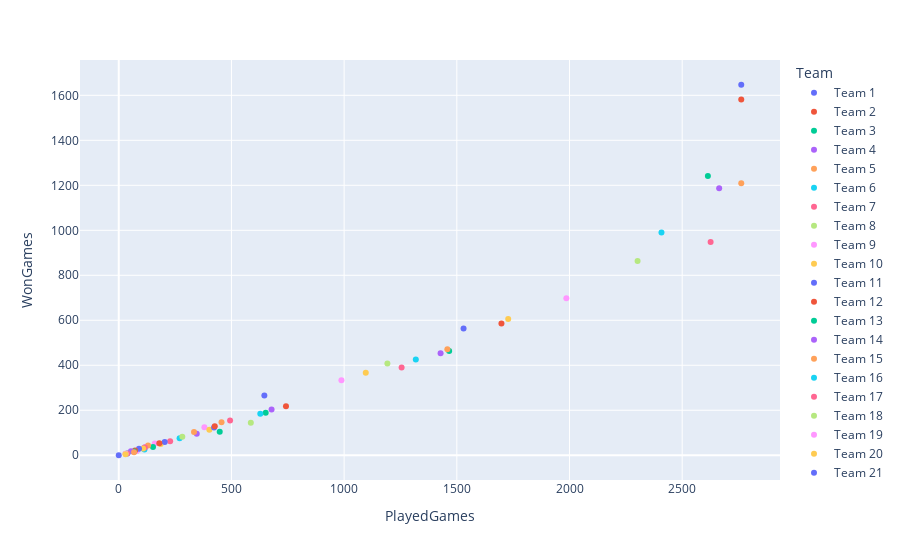

Notebook code for this chart:
### Code cell
import plotly.express as px
fig = px.scatter(data2, x="PlayedGames", y="WonGames",color="Team")
fig.show()

### Figure 1 — Plotly figure (JSON) as saved in the notebook; plotly's stock layout.template omitted (floating-point values rounded to 4 significant figures)
{"data": [{"hovertemplate": "Team=Team 1<br>PlayedGames=%{x}<br>WonGames=%{y}<extra></extra>", "legendgroup": "Team 1", "marker": {"color": "#636efa", "symbol": "circle"}, "mode": "markers", "name": "Team 1", "orientation": "v", "showlegend": true, "type": "scatter", "x": [2762], "xaxis": "x", "y": [1647], "yaxis": "y"}, {"hovertemplate": "Team=Team 2<br>PlayedGames=%{x}<br>WonGames=%{y}<extra></extra>", "legendgroup": "Team 2", "marker": {"color": "#EF553B", "symbol": "circle"}, "mode": "markers", "name": "Team 2", "orientation": "v", "showlegend": true, "type": "scatter", "x": [2762], "xaxis": "x", "y": [1581], "yaxis": "y"}, {"hovertemplate": "Team=Team 3<br>PlayedGames=%{x}<br>WonGames=%{y}<extra></extra>", "legendgroup": "Team 3", "marker": {"color": "#00cc96", "symbol": "circle"}, "mode": "markers", "name": "Team 3", "orientation": "v", "showlegend": true, "type": "scatter", "x": [2614], "xaxis": "x", "y": [1241], "yaxis": "y"}, {"hovertemplate": "Team=Team 4<br>PlayedGames=%{x}<br>WonGames=%{y}<extra></extra>", "legendgroup": "Team 4", "marker": {"color": "#ab63fa", "symbol": "circle"}, "mode": "markers", "name": "Team 4", "orientation": "v", "showlegend": true, "type": "scatter", "x": [2664], "xaxis": "x", "y": [1187], "yaxis": "y"}, {"hovertemplate": "Team=Team 5<br>PlayedGames=%{x}<br>WonGames=%{y}<extra></extra>", "legendgroup": "Team 5", "marker": {"color": "#FFA15A", "symbol": "circle"}, "mode": "markers", "name": "Team 5", "orientation": "v", "showlegend": true, "type": "scatter", "x": [2762], "xaxis": "x", "y": [1209], "yaxis": "y"}, {"hovertemplate": "Team=Team 6<br>PlayedGames=%{x}<br>WonGames=%{y}<extra></extra>", "legendgroup": "Team 6", "marker": {"color": "#19d3f3", "symbol": "circle"}, "mode": "markers", "name": "Team 6", "orientation": "v", "showlegend": true, "type": "scatter", "x": [2408], "xaxis": "x", "y": [990], "yaxis": "y"}, {"hovertemplate": "Team=Team 7<br>PlayedGames=%{x}<br>WonGames=%{y}<extra></extra>", "legendgroup": "Team 7", "marker": {"color": "#FF6692", "symbol": "circle"}, "mode": "markers", "name": "Team 7", "orientation": "v", "showlegend": true, "type": "scatter", "x": [2626], "xaxis": "x", "y": [948], "yaxis": "y"}, {"hovertemplate": "Team=Team 8<br>PlayedGames=%{x}<br>WonGames=%{y}<extra></extra>", "legendgroup": "Team 8", "marker": {"color": "#B6E880", "symbol": "circle"}, "mode": "markers", "name": "Team 8", "orientation": "v", "showlegend": true, "type": "scatter", "x": [2302], "xaxis": "x", "y": [864], "yaxis": "y"}, {"hovertemplate": "Team=Team 9<br>PlayedGames=%{x}<br>WonGames=%{y}<extra></extra>", "legendgroup": "Team 9", "marker": {"color": "#FF97FF", "symbol": "circle"}, "mode": "markers", "name": "Team 9", "orientation": "v", "showlegend": true, "type": "scatter", "x": [1986], "xaxis": "x", "y": [698], "yaxis": "y"}, {"hovertemplate": "Team=Team 10<br>PlayedGames=%{x}<br>WonGames=%{y}<extra></extra>", "legendgroup": "Team 10", "marker": {"color": "#FECB52", "symbol": "circle"}, "mode": "markers", "name": "Team 10", "orientation": "v", "showlegend": true, "type": "scatter", "x": [1728], "xaxis": "x", "y": [606], "yaxis": "y"}, {"hovertemplate": "Team=Team 11<br>PlayedGames=%{x}<br>WonGames=%{y}<extra></extra>", "legendgroup": "Team 11", "marker": {"color": "#636efa", "symbol": "circle"}, "mode": "markers", "name": "Team 11", "orientation": "v", "showlegend": true, "type": "scatter", "x": [1530], "xaxis": "x", "y": [563], "yaxis": "y"}, {"hovertemplate": "Team=Team 12<br>PlayedGames=%{x}<br>WonGames=%{y}<extra></extra>", "legendgroup": "Team 12", "marker": {"color": "#EF553B", "symbol": "circle"}, "mode": "markers", "name": "Team 12", "orientation": "v", "showlegend": true, "type": "scatter", "x": [1698], "xaxis": "x", "y": [586], "yaxis": "y"}, {"hovertemplate": "Team=Team 13<br>PlayedGames=%{x}<br>WonGames=%{y}<extra></extra>", "legendgroup": "Team 13", "marker": {"color": "#00cc96", "symbol": "circle"}, "mode": "markers", "name": "Team 13", "orientation": "v", "showlegend": true, "type": "scatter", "x": [1466], "xaxis": "x", "y": [463], "yaxis": "y"}, {"hovertemplate": "Team=Team 14<br>PlayedGames=%{x}<br>WonGames=%{y}<extra></extra>", "legendgroup": "Team 14", "marker": {"color": "#ab63fa", "symbol": "circle"}, "mode": "markers", "name": "Team 14", "orientation": "v", "showlegend": true, "type": "scatter", "x": [1428], "xaxis": "x", "y": [453], "yaxis": "y"}, {"hovertemplate": "Team=Team 15<br>PlayedGames=%{x}<br>WonGames=%{y}<extra></extra>", "legendgroup": "Team 15", "marker": {"color": "#FFA15A", "symbol": "circle"}, "mode": "markers", "name": "Team 15", "orientation": "v", "showlegend": true, "type": "scatter", "x": [1458], "xaxis": "x", "y": [471], "yaxis": "y"}, {"hovertemplate": "Team=Team 16<br>PlayedGames=%{x}<br>WonGames=%{y}<extra></extra>", "legendgroup": "Team 16", "marker": {"color": "#19d3f3", "symbol": "circle"}, "mode": "markers", "name": "Team 16", "orientation": "v", "showlegend": true, "type": "scatter", "x": [1318], "xaxis": "x", "y": [426], "yaxis": "y"}, {"hovertemplate": "Team=Team 17<br>PlayedGames=%{x}<br>WonGames=%{y}<extra></extra>", "legendgroup": "Team 17", "marker": {"color": "#FF6692", "symbol": "circle"}, "mode": "markers", "name": "Team 17", "orientation": "v", "showlegend": true, "type": "scatter", "x": [1255], "xaxis": "x", "y": [390], "yaxis": "y"}, {"hovertemplate": "Team=Team 18<br>PlayedGames=%{x}<br>WonGames=%{y}<extra></extra>", "legendgroup": "Team 18", "marker": {"color": "#B6E880", "symbol": "circle"}, "mode": "markers", "name": "Team 18", "orientation": "v", "showlegend": true, "type": "scatter", "x": [1192], "xaxis": "x", "y": [408], "yaxis": "y"}, {"hovertemplate": "Team=Team 19<br>PlayedGames=%{x}<br>WonGames=%{y}<extra></extra>", "legendgroup": "Team 19", "marker": {"color": "#FF97FF", "symbol": "circle"}, "mode": "markers", "name": "Team 19", "orientation": "v", "showlegend": true, "type": "scatter", "x": [988], "xaxis": "x", "y": [333], "yaxis": "y"}, {"hovertemplate": "Team=Team 20<br>PlayedGames=%{x}<br>WonGames=%{y}<extra></extra>", "legendgroup": "Team 20", "marker": {"color": "#FECB52", "symbol": "circle"}, "mode": "markers", "name": "Team 20", "orientation": "v", "showlegend": true, "type": "scatter", "x": [1096], "xaxis": "x", "y": [367], "yaxis": "y"}, {"hovertemplate": "Team=Team 21<br>PlayedGames=%{x}<br>WonGames=%{y}<extra></extra>", "legendgroup": "Team 21", "marker": {"color": "#636efa", "symbol": "circle"}, "mode": "markers", "name": "Team 21", "orientation": "v", "showlegend": true, "type": "scatter", "x": [646], "xaxis": "x", "y": [266], "yaxis": "y"}, {"hovertemplate": "Team=Team 22<br>PlayedGames=%{x}<br>WonGames=%{y}<extra></extra>", "legendgroup": "Team 22", "marker": {"color": "#EF553B", "symbol": "circle"}, "mode": "markers", "name": "Team 22", "orientation": "v", "showlegend": true, "type": "scatter", "x": [742], "xaxis": "x", "y": [218], "yaxis": "y"}, {"hovertemplate": "Team=Team 23<br>PlayedGames=%{x}<br>WonGames=%{y}<extra></extra>", "legendgroup": "Team 23", "marker": {"color": "#00cc96", "symbol": "circle"}, "mode": "markers", "name": "Team 23", "orientation": "v", "showlegend": true, "type": "scatter", "x": [652], "xaxis": "x", "y": [189], "yaxis": "y"}, {"hovertemplate": "Team=Team 24<br>PlayedGames=%{x}<br>WonGames=%{y}<extra></extra>", "legendgroup": "Team 24", "marker": {"color": "#ab63fa", "symbol": "circle"}, "mode": "markers", "name": "Team 24", "orientation": "v", "showlegend": true, "type": "scatter", "x": [678], "xaxis": "x", "y": [203], "yaxis": "y"}, {"hovertemplate": "Team=Team 25<br>PlayedGames=%{x}<br>WonGames=%{y}<extra></extra>", "legendgroup": "Team 25", "marker": {"color": "#FFA15A", "symbol": "circle"}, "mode": "markers", "name": "Team 25", "orientation": "v", "showlegend": true, "type": "scatter", "x": [456], "xaxis": "x", "y": [147], "yaxis": "y"}, {"hovertemplate": "Team=Team 26<br>PlayedGames=%{x}<br>WonGames=%{y}<extra></extra>", "legendgroup": "Team 26", "marker": {"color": "#19d3f3", "symbol": "circle"}, "mode": "markers", "name": "Team 26", "orientation": "v", "showlegend": true, "type": "scatter", "x": [628], "xaxis": "x", "y": [184], "yaxis": "y"}, {"hovertemplate": "Team=Team 27<br>PlayedGames=%{x}<br>WonGames=%{y}<extra></extra>", "legendgroup": "Team 27", "marker": {"color": "#FF6692", "symbol": "circle"}, "mode": "markers", "name": "Team 27", "orientation": "v", "showlegend": true, "type": "scatter", "x": [494], "xaxis": "x", "y": [155], "yaxis": "y"}, {"hovertemplate": "Team=Team 28<br>PlayedGames=%{x}<br>WonGames=%{y}<extra></extra>", "legendgroup": "Team 28", "marker": {"color": "#B6E880", "symbol": "circle"}, "mode": "markers", "name": "Team 28", "orientation": "v", "showlegend": true, "type": "scatter", "x": [586], "xaxis": "x", "y": [145], "yaxis": "y"}, {"hovertemplate": "Team=Team 29<br>PlayedGames=%{x}<br>WonGames=%{y}<extra></extra>", "legendgroup": "Team 29", "marker": {"color": "#FF97FF", "symbol": "circle"}, "mode": "markers", "name": "Team 29", "orientation": "v", "showlegend": true, "type": "scatter", "x": [380], "xaxis": "x", "y": [125], "yaxis": "y"}, {"hovertemplate": "Team=Team 30<br>PlayedGames=%{x}<br>WonGames=%{y}<extra></extra>", "legendgroup": "Team 30", "marker": {"color": "#FECB52", "symbol": "circle"}, "mode": "markers", "name": "Team 30", "orientation": "v", "showlegend": true, "type": "scatter", "x": [402], "xaxis": "x", "y": [113], "yaxis": "y"}, {"hovertemplate": "Team=Team 31<br>PlayedGames=%{x}<br>WonGames=%{y}<extra></extra>", "legendgroup": "Team 31", "marker": {"color": "#636efa", "symbol": "circle"}, "mode": "markers", "name": "Team 31", "orientation": "v", "showlegend": true, "type": "scatter", "x": [423], "xaxis": "x", "y": [123], "yaxis": "y"}, {"hovertemplate": "Team=Team 32<br>PlayedGames=%{x}<br>WonGames=%{y}<extra></extra>", "legendgroup": "Team 32", "marker": {"color": "#EF553B", "symbol": "circle"}, "mode": "markers", "name": "Team 32", "orientation": "v", "showlegend": true, "type": "scatter", "x": [426], "xaxis": "x", "y": [129], "yaxis": "y"}, {"hovertemplate": "Team=Team 33<br>PlayedGames=%{x}<br>WonGames=%{y}<extra></extra>", "legendgroup": "Team 33", "marker": {"color": "#00cc96", "symbol": "circle"}, "mode": "markers", "name": "Team 33", "orientation": "v", "showlegend": true, "type": "scatter", "x": [448], "xaxis": "x", "y": [104], "yaxis": "y"}, {"hovertemplate": "Team=Team 34<br>PlayedGames=%{x}<br>WonGames=%{y}<extra></extra>", "legendgroup": "Team 34", "marker": {"color": "#ab63fa", "symbol": "circle"}, "mode": "markers", "name": "Team 34", "orientation": "v", "showlegend": true, "type": "scatter", "x": [346], "xaxis": "x", "y": [96], "yaxis": "y"}, {"hovertemplate": "Team=Team 35<br>PlayedGames=%{x}<br>WonGames=%{y}<extra></extra>", "legendgroup": "Team 35", "marker": {"color": "#FFA15A", "symbol": "circle"}, "mode": "markers", "name": "Team 35", "orientation": "v", "showlegend": true, "type": "scatter", "x": [334], "xaxis": "x", "y": [103], "yaxis": "y"}, {"hovertemplate": "Team=Team 36<br>PlayedGames=%{x}<br>WonGames=%{y}<extra></extra>", "legendgroup": "Team 36", "marker": {"color": "#19d3f3", "symbol": "circle"}, "mode": "markers", "name": "Team 36", "orientation": "v", "showlegend": true, "type": "scatter", "x": [270], "xaxis": "x", "y": [76], "yaxis": "y"}, {"hovertemplate": "Team=Team 37<br>PlayedGames=%{x}<br>WonGames=%{y}<extra></extra>", "legendgroup": "Team 37", "marker": {"color": "#FF6692", "symbol": "circle"}, "mode": "markers", "name": "Team 37", "orientation": "v", "showlegend": true, "type": "scatter", "x": [228], "xaxis": "x", "y": [62], "yaxis": "y"}, {"hovertemplate": "Team=Team 38<br>PlayedGames=%{x}<br>WonGames=%{y}<extra></extra>", "legendgroup": "Team 38", "marker": {"color": "#B6E880", "symbol": "circle"}, "mode": "markers", "name": "Team 38", "orientation": "v", "showlegend": true, "type": "scatter", "x": [282], "xaxis": "x", "y": [82], "yaxis": "y"}, {"hovertemplate": "Team=Team 39<br>PlayedGames=%{x}<br>WonGames=%{y}<extra></extra>", "legendgroup": "Team 39", "marker": {"color": "#FF97FF", "symbol": "circle"}, "mode": "markers", "name": "Team 39", "orientation": "v", "showlegend": true, "type": "scatter", "x": [160], "xaxis": "x", "y": [52], "yaxis": "y"}, {"hovertemplate": "Team=Team 40<br>PlayedGames=%{x}<br>WonGames=%{y}<extra></extra>", "legendgroup": "Team 40", "marker": {"color": "#FECB52", "symbol": "circle"}, "mode": "markers", "name": "Team 40", "orientation": "v", "showlegend": true, "type": "scatter", "x": [186], "xaxis": "x", "y": [50], "yaxis": "y"}, {"hovertemplate": "Team=Team 41<br>PlayedGames=%{x}<br>WonGames=%{y}<extra></extra>", "legendgroup": "Team 41", "marker": {"color": "#636efa", "symbol": "circle"}, "mode": "markers", "name": "Team 41", "orientation": "v", "showlegend": true, "type": "scatter", "x": [204], "xaxis": "x", "y": [59], "yaxis": "y"}, {"hovertemplate": "Team=Team 42<br>PlayedGames=%{x}<br>WonGames=%{y}<extra></extra>", "legendgroup": "Team 42", "marker": {"color": "#EF553B", "symbol": "circle"}, "mode": "markers", "name": "Team 42", "orientation": "v", "showlegend": true, "type": "scatter", "x": [180], "xaxis": "x", "y": [53], "yaxis": "y"}, {"hovertemplate": "Team=Team 43<br>PlayedGames=%{x}<br>WonGames=%{y}<extra></extra>", "legendgroup": "Team 43", "marker": {"color": "#00cc96", "symbol": "circle"}, "mode": "markers", "name": "Team 43", "orientation": "v", "showlegend": true, "type": "scatter", "x": [152], "xaxis": "x", "y": [37], "yaxis": "y"}, {"hovertemplate": "Team=Team 44<br>PlayedGames=%{x}<br>WonGames=%{y}<extra></extra>", "legendgroup": "Team 44", "marker": {"color": "#ab63fa", "symbol": "circle"}, "mode": "markers", "name": "Team 44", "orientation": "v", "showlegend": true, "type": "scatter", "x": [114], "xaxis": "x", "y": [35], "yaxis": "y"}, {"hovertemplate": "Team=Team 45<br>PlayedGames=%{x}<br>WonGames=%{y}<extra></extra>", "legendgroup": "Team 45", "marker": {"color": "#FFA15A", "symbol": "circle"}, "mode": "markers", "name": "Team 45", "orientation": "v", "showlegend": true, "type": "scatter", "x": [130], "xaxis": "x", "y": [43], "yaxis": "y"}, {"hovertemplate": "Team=Team 46<br>PlayedGames=%{x}<br>WonGames=%{y}<extra></extra>", "legendgroup": "Team 46", "marker": {"color": "#19d3f3", "symbol": "circle"}, "mode": "markers", "name": "Team 46", "orientation": "v", "showlegend": true, "type": "scatter", "x": [114], "xaxis": "x", "y": [26], "yaxis": "y"}, {"hovertemplate": "Team=Team 47<br>PlayedGames=%{x}<br>WonGames=%{y}<extra></extra>", "legendgroup": "Team 47", "marker": {"color": "#FF6692", "symbol": "circle"}, "mode": "markers", "name": "Team 47", "orientation": "v", "showlegend": true, "type": "scatter", "x": [116], "xaxis": "x", "y": [34], "yaxis": "y"}, {"hovertemplate": "Team=Team 48<br>PlayedGames=%{x}<br>WonGames=%{y}<extra></extra>", "legendgroup": "Team 48", "marker": {"color": "#B6E880", "symbol": "circle"}, "mode": "markers", "name": "Team 48", "orientation": "v", "showlegend": true, "type": "scatter", "x": [80], "xaxis": "x", "y": [20], "yaxis": "y"}, {"hovertemplate": "Team=Team 49<br>PlayedGames=%{x}<br>WonGames=%{y}<extra></extra>", "legendgroup": "Team 49", "marker": {"color": "#FF97FF", "symbol": "circle"}, "mode": "markers", "name": "Team 49", "orientation": "v", "showlegend": true, "type": "scatter", "x": [80], "xaxis": "x", "y": [19], "yaxis": "y"}, {"hovertemplate": "Team=Team 50<br>PlayedGames=%{x}<br>WonGames=%{y}<extra></extra>", "legendgroup": "Team 50", "marker": {"color": "#FECB52", "symbol": "circle"}, "mode": "markers", "name": "Team 50", "orientation": "v", "showlegend": true, "type": "scatter", "x": [108], "xaxis": "x", "y": [30], "yaxis": "y"}, {"hovertemplate": "Team=Team 51<br>PlayedGames=%{x}<br>WonGames=%{y}<extra></extra>", "legendgroup": "Team 51", "marker": {"color": "#636efa", "symbol": "circle"}, "mode": "markers", "name": "Team 51", "orientation": "v", "showlegend": true, "type": "scatter", "x": [90], "xaxis": "x", "y": [29], "yaxis": "y"}, {"hovertemplate": "Team=Team 52<br>PlayedGames=%{x}<br>WonGames=%{y}<extra></extra>", "legendgroup": "Team 52", "marker": {"color": "#EF553B", "symbol": "circle"}, "mode": "markers", "name": "Team 52", "orientation": "v", "showlegend": true, "type": "scatter", "x": [72], "xaxis": "x", "y": [21], "yaxis": "y"}, {"hovertemplate": "Team=Team 53<br>PlayedGames=%{x}<br>WonGames=%{y}<extra></extra>", "legendgroup": "Team 53", "marker": {"color": "#00cc96", "symbol": "circle"}, "mode": "markers", "name": "Team 53", "orientation": "v", "showlegend": true, "type": "scatter", "x": [68], "xaxis": "x", "y": [17], "yaxis": "y"}, {"hovertemplate": "Team=Team 54<br>PlayedGames=%{x}<br>WonGames=%{y}<extra></extra>", "legendgroup": "Team 54", "marker": {"color": "#ab63fa", "symbol": "circle"}, "mode": "markers", "name": "Team 54", "orientation": "v", "showlegend": true, "type": "scatter", "x": [54], "xaxis": "x", "y": [18], "yaxis": "y"}, {"hovertemplate": "Team=Team 55<br>PlayedGames=%{x}<br>WonGames=%{y}<extra></extra>", "legendgroup": "Team 55", "marker": {"color": "#FFA15A", "symbol": "circle"}, "mode": "markers", "name": "Team 55", "orientation": "v", "showlegend": true, "type": "scatter", "x": [68], "xaxis": "x", "y": [13], "yaxis": "y"}, {"hovertemplate": "Team=Team 56<br>PlayedGames=%{x}<br>WonGames=%{y}<extra></extra>", "legendgroup": "Team 56", "marker": {"color": "#19d3f3", "symbol": "circle"}, "mode": "markers", "name": "Team 56", "orientation": "v", "showlegend": true, "type": "scatter", "x": [38], "xaxis": "x", "y": [8], "yaxis": "y"}, {"hovertemplate": "Team=Team 57<br>PlayedGames=%{x}<br>WonGames=%{y}<extra></extra>", "legendgroup": "Team 57", "marker": {"color": "#FF6692", "symbol": "circle"}, "mode": "markers", "name": "Team 57", "orientation": "v", "showlegend": true, "type": "scatter", "x": [38], "xaxis": "x", "y": [8], "yaxis": "y"}, {"hovertemplate": "Team=Team 58<br>PlayedGames=%{x}<br>WonGames=%{y}<extra></extra>", "legendgroup": "Team 58", "marker": {"color": "#B6E880", "symbol": "circle"}, "mode": "markers", "name": "Team 58", "orientation": "v", "showlegend": true, "type": "scatter", "x": [30], "xaxis": "x", "y": [7], "yaxis": "y"}, {"hovertemplate": "Team=Team 59<br>PlayedGames=%{x}<br>WonGames=%{y}<extra></extra>", "legendgroup": "Team 59", "marker": {"color": "#FF97FF", "symbol": "circle"}, "mode": "markers", "name": "Team 59", "orientation": "v", "showlegend": true, "type": "scatter", "x": [30], "xaxis": "x", "y": [7], "yaxis": "y"}, {"hovertemplate": "Team=Team 60<br>PlayedGames=%{x}<br>WonGames=%{y}<extra></extra>", "legendgroup": "Team 60", "marker": {"color": "#FECB52", "symbol": "circle"}, "mode": "markers", "name": "Team 60", "orientation": "v", "showlegend": true, "type": "scatter", "x": [30], "xaxis": "x", "y": [5], "yaxis": "y"}, {"hovertemplate": "Team=Team 61<br>PlayedGames=%{x}<br>WonGames=%{y}<extra></extra>", "legendgroup": "Team 61", "marker": {"color": "#636efa", "symbol": "circle"}, "mode": "markers", "name": "Team 61", "orientation": "v", "showlegend": true, "type": "scatter", "x": [0], "xaxis": "x", "y": [0], "yaxis": "y"}], "layout": {"legend": {"title": {"text": "Team"}, "tracegroupgap": 0}, "margin": {"t": 60}, "xaxis": {"anchor": "y", "domain": [0, 1], "title": {"text": "PlayedGames"}}, "yaxis": {"anchor": "x", "domain": [0, 1], "title": {"text": "WonGames"}}}}
